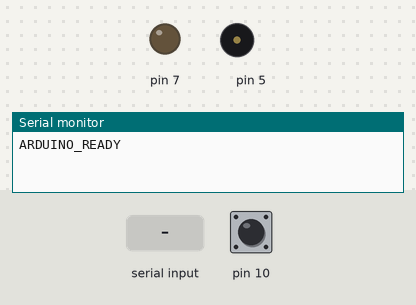
Bench run of a sketch on a simulated Arduino Uno, built with avr-gcc and run on an emulated ATmega328P. Parts: output pins drawn as LEDs (lit = HIGH), buzzer (waves = sounding), the last lines printed to the serial monitor. The test bench sets the inputs (shaded band); at power-on: pin 10 HIGH.

Above: at 3.2 s.
3.3 s: "DISARM\n" received over Serial
4.8 s: "READY_ACK\n" received over Serial
6.3 s: "ARM\n" received over Serial
7.8 s: pin 10 pulled LOW for 0.15 s
At 8.6 s:
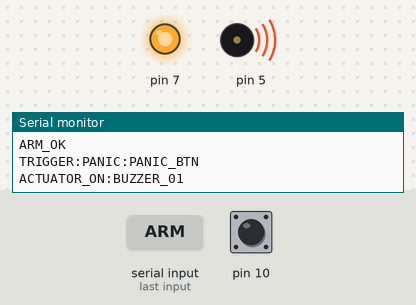
9.4 s: "ALARM_CUTOFF\n" received over Serial
At 10.4 s:
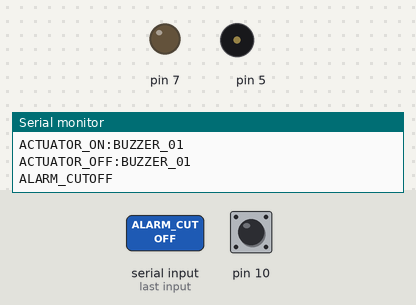
Timing chart, 0 to 11.9 s (numbered marks = the images above; inputs shaded):
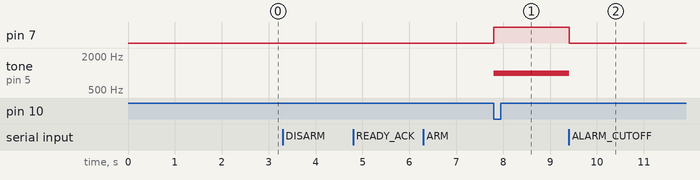

The sketch:

main.ino
```cpp
#include "AlarmControlPanel.h"
#include "Buzzer.h"
#include "SolenoidLock.h"
#include "StatusLED.h"
#include "SwitchSensor.h"
#include "MotionSensor.h"
#include "PanicButton.h"

AlarmControlPanel panel("PANEL_01", 10);

Buzzer buzzer("BUZZER_01", 5, 1, 1000);
SolenoidLock solenoid("LOCK_01", 7, 0);

StatusLED ledGreen1("LED_GREEN_1", 53, 0);
StatusLED ledGreen2("LED_GREEN_2", 49, 0);
StatusLED ledYellow1("LED_YELLOW_1", 47, 0);
StatusLED ledYellow2("LED_YELLOW_2", 51, 0);
StatusLED ledRed1("LED_RED_1", 43, 0);
StatusLED ledRed2("LED_RED_2", 45, 0);
StatusLED ledRed3("LED_RED_3", 41, 0);

SwitchSensor doorSensor("DOOR_01", 17);
MotionSensor motionSensor("MOTION_01", 6);
PanicButton panicButton(10);

bool systemReady = false;
bool armingDelayDone = false;
bool alarmActive = false;

void allLedsOff() {
    ledGreen1.turnOff(); ledGreen2.turnOff();
    ledYellow1.turnOff(); ledYellow2.turnOff();
    ledRed1.turnOff(); ledRed2.turnOff(); ledRed3.turnOff();
}

void setDisarmed() {
    allLedsOff();
    ledGreen1.setDisarmedColour();
    ledGreen2.setDisarmedColour();
}

void setArmed() {
    allLedsOff();
    ledYellow1.setArmedColour();
    ledYellow2.setArmedColour();
}

void setAlarmTriggered() {
    allLedsOff();
    ledRed1.setAlarmColour();
    ledRed2.setAlarmColour();
}

void setPanicTriggered() {
    allLedsOff();
    ledRed1.setAlarmColour();
    ledRed2.setAlarmColour();
    ledRed3.setAlarmColour();
}

void setup() {
    Serial.begin(9600);
    delay(1000);

    //oobjects in as pointer parameters so that they can be added to
    panel.addActuator(&buzzer);
    panel.addActuator(&solenoid);

    panel.addDisplayActuator(&ledGreen1);
    panel.addDisplayActuator(&ledGreen2);
    panel.addDisplayActuator(&ledYellow1);
    panel.addDisplayActuator(&ledYellow2);
    panel.addDisplayActuator(&ledRed1);
    panel.addDisplayActuator(&ledRed2);
    panel.addDisplayActuator(&ledRed3);

    panel.addSensor(&doorSensor);
    panel.addSensor(&motionSensor);

    panel.setPanicButton(&panicButton);

    setDisarmed();
    Serial.println("ARDUINO_READY");
    delay(1000);
}

void loop() {
    ledYellow1.update();
    ledYellow2.update();
    ledRed1.update();
    ledRed2.update();
    ledRed3.update();

    if (Serial.available()) {
        String command = Serial.readStringUntil('\n');
        command.trim();
        if (command.length() > 0) {
            if (command == "READY_ACK") {
                systemReady = true;
                Serial.println("SYSTEM_READY");
            } else if (command == "ARM") {
                panel.handleSerialCommand(command);
                armingDelayDone = false;
                alarmActive = false;
                setArmed();
            } else if (command == "DISARM") {
                panel.handleSerialCommand(command);
                armingDelayDone = false;
                alarmActive = false;
                setDisarmed();
            } else {
                panel.handleSerialCommand(command);
            }
        }
    }

    if (!systemReady) return;

    if (panel.getState() && !armingDelayDone && panel.sensorsReady()) {
        armingDelayDone = true;
        setArmed();
    }

    if (panel.getState() && armingDelayDone && !alarmActive) {
        bool doorTriggered = doorSensor.isTriggered();
        bool motionTriggered = motionSensor.isTriggered();

        if (doorTriggered || motionTriggered) {
            alarmActive = true;
            if (doorTriggered) Serial.println("TRIGGER:SWITCH:DOOR_01");
            if (motionTriggered) Serial.println("TRIGGER:MOTION:MOTION_01");
            panel.triggerAlarmActuators();
            setAlarmTriggered();
        }
    }

    if (!alarmActive && panicButton.isTriggered(digitalRead(panicButton.getPin()) == LOW)) {
        alarmActive = true;
        Serial.println("TRIGGER:PANIC:PANIC_BTN");
        panel.triggerAlarmActuators();
        setPanicTriggered();
    }

}
```

Actuator.cpp
```cpp
#include "Actuator.h"

Actuator::Actuator(String actuatorID, int _pin, int cutOffMins) {
    actuatorId = actuatorID;
    pin = _pin;
    cutOffMinutes = cutOffMins;
    state = false;
    pinMode(pin, OUTPUT);
}

void Actuator::activate() {
    state = true;
    digitalWrite(pin, HIGH);
}

void Actuator::deactivate() {
    state = false;
    digitalWrite(pin, LOW);
}

String Actuator::getActuatorId() { return actuatorId; }
bool Actuator::getState() { return state; }
```

Actuator.h
```cpp
#ifndef ACTUATOR_H
#define ACTUATOR_H

#include <Arduino.h>

class Actuator {
protected:
    String actuatorId;
    bool state;
    int pin;
    int cutOffMinutes;

public:
    // Constructor method
    Actuator(String actuatorID, int _pin, int cutOffMinutes);

    // Activate the actuator (virtual as buzzer overrides)
    virtual void activate();

    // Deactivate the actuator (virtual as buzzer overrides)
    virtual void deactivate();

    // Getters
    String getActuatorId();
    bool getState();
};

#endif
```

Admin.cpp
```cpp
#include "Admin.h"

Admin::Admin(String userId, String name, int pin, String faceId)
    : Staff(userId, name, pin, faceId) {
}

void Admin::changeUserPin(int newUserPin) {
    Serial.println("CHANGE_OK");
}

void Admin::addUser(String userId, String name, int pin, String faceId) {
    Serial.println("ADD_OK:" + userId + ":" + name);
}

void Admin::deleteUser(String userId) {
    Serial.println("DELETE_OK:" + userId);
}

void Admin::armSystem(bool isAuthenticated) {
    if (isAuthenticated) {
        Serial.println("ARM_OK");
        Serial.println("LOG:ADMIN_ARM:" + userId);
    } else {
        Serial.println("ARM_FAIL");
    }
}

void Admin::disarmSystem(bool isAuthenticated) {
    if (isAuthenticated) {
        Serial.println("DISARM_OK");
        Serial.println("LOG:ADMIN_DISARM:" + userId);
    } else {
        Serial.println("DISARM_FAIL");
    }
}
```

Admin.h
```cpp
#ifndef ADMIN_H
#define ADMIN_H

#include "Staff.h"

class Admin : public Staff {
public:
    // Constructor method
    Admin(String userId, String name, int pin, String faceId);

    // Change PIN of an existing user
    void changeUserPin(int newUserPin);

    // Add new staff user to the system
    void addUser(String userId, String name, int pin, String faceId);

    // Delete user from the system
    void deleteUser(String userId);

    // Arm alarm with admin logging
    void armSystem(bool isAuthenticated);

    // Disarm alarm with admin logging
    void disarmSystem(bool isAuthenticated);
};

#endif
```

AlarmControlPanel.cpp
```cpp
#include "AlarmControlPanel.h"

AlarmControlPanel::AlarmControlPanel(String id, int delaySeconds) {
    systemId = id;
    state = false;
    armTime = 0;
    sensorDelaySeconds = delaySeconds;
    sensorCount = 0;
    actuatorCount = 0;
    displayActuatorCount = 0;
    panicButton = nullptr; //c++ version of NULL essentually
}

bool AlarmControlPanel::sensorsReady() {
    if (!state) return false;
    unsigned long delay = sensorDelaySeconds * 1000;
    //count updates down in serial handling method (starting at zero)
    return (millis() - armTime) >= delay;
}

void AlarmControlPanel::triggerAlarmActuators() {
    for (int i = 0; i < actuatorCount; i++) {
        actuators[i]->activate();
    }
}

void AlarmControlPanel::alarmCutOff() {
    for (int i = 0; i < actuatorCount; i++) {
        actuators[i]->deactivate();
    }
    if (panicButton != nullptr) {
        panicButton->reset();
    }
    Serial.println("ALARM_CUTOFF");
}

void AlarmControlPanel::addActuator(Actuator* actuator) {
    if (actuatorCount < MAX_ACTUATORS) {
        actuators[actuatorCount++] = actuator;
    }
}

void AlarmControlPanel::addDisplayActuator(Actuator* actuator) {
    if (displayActuatorCount < MAX_DISPLAY_ACTUATORS) {
        displayActuators[displayActuatorCount++] = actuator;
    }
}

void AlarmControlPanel::addSensor(Sensor* sensor) {
    if (sensorCount < MAX_SENSORS) {
        sensors[sensorCount++] = sensor;
    }
}

void AlarmControlPanel::setPanicButton(PanicButton* button) {
    panicButton = button;
}


//MAIN SERIAL CONNECTION CODE!
void AlarmControlPanel::handleSerialCommand(String command) {

    if (command == "ARM") {
        state = true;
        armTime = millis();
        Serial.println("ARM_OK");

    } else if (command == "DISARM") {
        state = false;
        alarmCutOff();
        Serial.println("DISARM_OK");

    } else if (command == "GET_STATUS") {
        if (state == true) {
            Serial.println("STATUS:ARMED");
        } else {
            Serial.println("STATUS:DISARMED");
        }

    } else if (command == "GET_SENSORS") {
        String response = "SENSORS:";
        for (int i = 0; i < sensorCount; i++) {
            String sensorState;
            if (sensors[i]->getState()) {
                sensorState = "1";
            } else {
                sensorState = "0";
            }
            response += sensors[i]->getSensorId() + ":" + sensorState;
            if (i < sensorCount - 1) {
                response += ",";
            }
        }
        if (panicButton != nullptr) {
            if (sensorCount > 0) {
                response += ",";
            }
            String panicState;
            if (panicButton->getPressed()) {
                panicState = "1";
            } else {
                panicState = "0";
            }
            response += "PANIC_BUTTON:" + panicState;
        }
        Serial.println(response);

    } else if (command == "GET_ACTUATORS") {
        String response = "ACTUATORS:";
        for (int i = 0; i < actuatorCount; i++) {
            String actuatorState;
            if (actuators[i]->getState()) {
                actuatorState = "1";
            } else {
                actuatorState = "0";
            }
            response += actuators[i]->getActuatorId() + ":" + actuatorState;
            if (i < actuatorCount - 1 || displayActuatorCount > 0) {
                response += ",";
            }
        }
        for (int i = 0; i < displayActuatorCount; i++) {
            String displayState;
            if (displayActuators[i]->getState()) {
                displayState = "1";
            } else {
                displayState = "0";
            }
            response += displayActuators[i]->getActuatorId() + ":" + displayState;
            if (i < displayActuatorCount - 1) {
                response += ",";
            }
        }
        Serial.println(response);

    } else if (command == "ALARM_CUTOFF") {
        alarmCutOff();

    } else {
        Serial.println("ERROR:UNKNOWN_CMD");
    }
}

bool AlarmControlPanel::getState() { return state; }
String AlarmControlPanel::getSystemId() { return systemId; }
```

AlarmControlPanel.h
```cpp
#ifndef ALARMCONTROLPANEL_H
#define ALARMCONTROLPANEL_H

#include <Arduino.h>
#include "Sensor.h"
#include "Actuator.h"
#include "PanicButton.h"

//array size values
#define MAX_SENSORS 10
#define MAX_ACTUATORS 10
#define MAX_DISPLAY_ACTUATORS 10

class AlarmControlPanel {
private:
    String systemId;
    bool state;
    unsigned long armTime;
    int sensorDelaySeconds;
    int sensorCount;
    int actuatorCount;
    int displayActuatorCount;

    //arrays
    Sensor* sensors[MAX_SENSORS];
    Actuator* actuators[MAX_ACTUATORS];
    Actuator* displayActuators[MAX_DISPLAY_ACTUATORS];
    PanicButton* panicButton;

public:
    // Constructor method
    AlarmControlPanel(String id, int delaySeconds);

    // Check sensor are ready after 10 second arming delay
    bool sensorsReady();

    // Trigger alarm actuators only (buzzer, solenoid) except LEDs
    void triggerAlarmActuators();

    // Cut off all alarm actuators and reset panic button state after 20 mins
    void alarmCutOff();

    // Add alarm actuator (buzzer, solenoid) to actuator array during ssetup
    void addActuator(Actuator* actuator);

    // Add  display actuator (LEDs) to array during setup
    void addDisplayActuator(Actuator* actuator);

    // Add sensors to the sensor array during setup
    void addSensor(Sensor* sensor);

    // Set panic button so alarmCutOff can reset it
    void setPanicButton(PanicButton* button);

    // Handle serial commands from Python
    void handleSerialCommand(String command);

    // Getters
    bool getState();
    String getSystemId();
};

#endif
```

Buzzer.cpp
```cpp
#include "Buzzer.h"

Buzzer::Buzzer(String actuatorId, int pin, int cutOffMinutes, int Frequency)
    : Actuator(actuatorId, pin, cutOffMinutes) {
    sounding = false;
    frequency = Frequency;
}

void Buzzer::activate() {
    // Use tone() instead of digitalWrite to sound the buzzer
    state = true;
    tone(pin, frequency);
    Serial.println("ACTUATOR_ON:" + actuatorId);
}

void Buzzer::deactivate() {
    // Use noTone() to turn off  buzzer
    state = false;
    noTone(pin);
    Serial.println("ACTUATOR_OFF:" + actuatorId);
}

bool Buzzer::isSounding() { return sounding; }
```

Buzzer.h
```cpp
#ifndef BUZZER_H
#define BUZZER_H

#include "Actuator.h"

class Buzzer : public Actuator {
private:
    bool sounding;
    int frequency;

public:
    // constructor method
    Buzzer(String actuatorId, int pin, int cutOffMinutes, int Frequency);

    // Override activate and deactivate to use tone/noTone
    void activate() override;
    void deactivate() override;

    // Getter
    bool isSounding();
};

#endif
```

MotionSensor.cpp
```cpp
#include "MotionSensor.h"

MotionSensor::MotionSensor(String sensorId, int pin)
    : Sensor(sensorId, pin) {
    pinMode(pin, INPUT);
}

// overrides sensor parent class readState() as that inverts for INPUT_PULLUP
bool MotionSensor::readState() {
    state = (digitalRead(pin) == HIGH);
    return state;
}

bool MotionSensor::isTriggered() {
    return (digitalRead(pin) == HIGH);
}
```

MotionSensor.h
```cpp
#ifndef MOTIONSENSOR_H
#define MOTIONSENSOR_H

#include "Sensor.h"

class MotionSensor : public Sensor {
public:
    // Constructor method
    MotionSensor(String sensorId, int pin);

    // Override readState to avoid INPUT_PULLUP
    bool readState();

    // Check if motion is detected
    bool isTriggered();
};

#endif
```

Panicbutton.cpp
```cpp
#include "PanicButton.h"

PanicButton::PanicButton(int p) {
    pin = p;
    pressed = false;
    pinMode(p, INPUT_PULLUP);
}

bool PanicButton::isTriggered(bool buttonPressed) {
    pressed = buttonPressed;
    return buttonPressed;
}

void PanicButton::reset() {
    pressed = false;
}

bool PanicButton::getPressed() { return pressed; }
int PanicButton::getPin() { return pin; }
```

Panicbutton.h
```cpp
#ifndef PANICBUTTON_H
#define PANICBUTTON_H

#include <Arduino.h>

class PanicButton {
private:
    bool pressed;
    int pin;

public:
    // Constructor method
    PanicButton(int p);

    // Check if the panic button has been pressed
    bool isTriggered(bool buttonPressed);

    // Reset the panic button state
    void reset();

    // Getters
    bool getPressed();
    int getPin();
};

#endif
```

Sensor.cpp
```cpp
#include "Sensor.h"

Sensor::Sensor(String id, int p) {
    sensorId = id;
    pin = p;
    state = false;
    pinMode(p, INPUT_PULLUP);
}

bool Sensor::readState() {
    // invert the low reading on the most part (for door and window etc, motion overrides)
    state = !digitalRead(pin);
    return state;
}

String Sensor::getSensorId() { return sensorId; }
bool Sensor::getState() { return state; }
```

Sensor.h
```cpp
#ifndef SENSOR_H
#define SENSOR_H

#include <Arduino.h>

class Sensor {
protected:
    String sensorId;
    bool state;
    int pin;

public:
    // Constructor method
    Sensor(String id, int p);

    // Read the current state of the sensor from its pin
    virtual bool readState();

    // Getters
    String getSensorId();
    bool getState();
};

#endif
```

SolenoidLock.cpp
```cpp
#include "SolenoidLock.h"

SolenoidLock::SolenoidLock(String actuatorId, int pin, int cutOffMinutes)
    : Actuator(actuatorId, pin, cutOffMinutes) {
    locked = true;
}

void SolenoidLock::lock() {
    locked = true;
    activate();
    Serial.println("LOCK_LOCKED:" + actuatorId);
}

void SolenoidLock::unlock() {
    locked = false;
    deactivate();
    Serial.println("LOCK_UNLOCKED:" + actuatorId);
}

bool SolenoidLock::isLocked() { return locked; }
```

SolenoidLock.h
```cpp
#ifndef SOLENOIDLOCK_H
#define SOLENOIDLOCK_H

#include "Actuator.h"

class SolenoidLock : public Actuator {
private:
    bool locked;

public:
    // Constructor method
    SolenoidLock(String actuatorId, int pin, int cutOffMinutes);

    // Lock the solenoid
    void lock();

    // Unlock the solenoid
    void unlock();

    // Getter
    bool isLocked();
};

#endif
```

Staff.cpp
```cpp
#include "Staff.h"

Staff::Staff(String userId, String name, int pin, String faceId)
    : UserProfile(userId, name, pin, faceId) {
}

void Staff::armSystem(bool isAuthenticated) {
    if (isAuthenticated) {
        Serial.println("ARM_OK");
    } else {
        Serial.println("ARM_FAIL");
    }
}

void Staff::disarmSystem(bool isAuthenticated) {
    if (isAuthenticated) {
        Serial.println("DISARM_OK");
    } else {
        Serial.println("DISARM_FAIL");
    }
}
```

Staff.h
```cpp
#ifndef STAFF_H
#define STAFF_H

#include "UserProfile.h"

class Staff : public UserProfile {
public:
    // Constructor method
    Staff(String userId, String name, int pin, String faceId);

    // Arm the alarm system if authenticated
    void armSystem(bool isAuthenticated);

    // Disarm the alarm system if authenticated
    void disarmSystem(bool isAuthenticated);
};

#endif
```

StatusLED.cpp
```cpp
#include "StatusLED.h"

StatusLED::StatusLED(String actuatorId, int pin, int cutOffMinutes)
    : Actuator(actuatorId, pin, cutOffMinutes) {
    flashing = false;
    lastFlashTime = 0;
    flashInterval = 500;
}

void StatusLED::setDisarmedColour() {
    flashing = false;
    activate();
}

void StatusLED::setArmedColour() {
    flashing = false;
    activate();
}

void StatusLED::setAlarmColour() {
    flashing = true;
}

void StatusLED::turnOff() {
    flashing = false;
    deactivate();
}

void StatusLED::update() {
    if (!flashing) return;
    unsigned long now = millis();
    if (now - lastFlashTime >= flashInterval) {
        lastFlashTime = now;
        state = !state;
        if (state) {
            digitalWrite(pin, HIGH);
        } else {
            digitalWrite(pin, LOW);
        }
    }
}
```

StatusLED.h
```cpp
#ifndef STATUSLED_H
#define STATUSLED_H

#include "Actuator.h"

class StatusLED : public Actuator {
private:
    bool flashing;
    unsigned long lastFlashTime;
    int flashInterval;

public:
    // Constructor
    StatusLED(String actuatorId, int pin, int cutOffMinutes);

    // Set LED states
    void setDisarmedColour();    // green on steady
    void setArmedColour();       // orange steady once fully armed
    void setAlarmColour();       // red flashing on alarm trigger

    // Turn LED off
    void turnOff();

    // Call in loop() to handle flashing
    void update();
};

#endif
```

Source omitted: SwitchSensor.cpp (215 bytes), SwitchSensor.h (255 bytes), UserProfile.cpp (210 bytes), UserProfile.h (302 bytes)

Measured:
- after the input at 7.8 s, pin 7: LOW → HIGH at once; tone on pin 5: silent → 1000 Hz at once
- after the input at 9.4 s, pin 7: HIGH → LOW at once; tone on pin 5: 1000 Hz → silent at once
